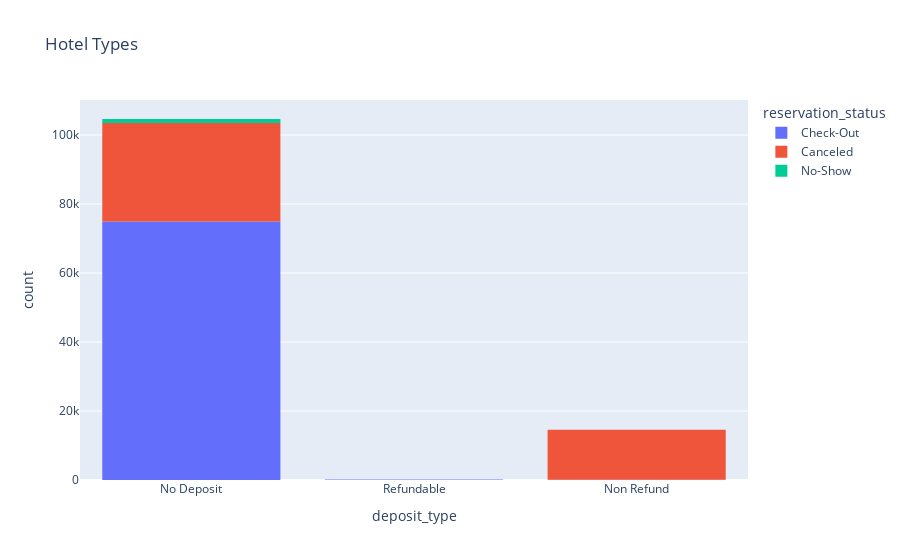

Notebook cell for this chart:
### Code cell
fig1 = px.histogram(df, x="deposit_type", color="reservation_status", title="Deposit Type vs Reservation Status")
fig1.show()
# We can see that most of the bookings are no deposit type and most of the reservation status are check_out.

### Figure 1 — Plotly figure (JSON) as saved in the notebook; plotly's stock layout.template omitted (floating-point values rounded to 4 significant figures; data arrays with more than 128 entries replaced by an {"elided": "..."} marker saying what was removed)
{"data": [{"alignmentgroup": "True", "bingroup": "x", "hovertemplate": "reservation_status=Check-Out<br>deposit_type=%{x}<br>count=%{y}<extra></extra>", "legendgroup": "Check-Out", "marker": {"color": "#636efa", "pattern": {"shape": ""}}, "name": "Check-Out", "offsetgroup": "Check-Out", "orientation": "v", "showlegend": true, "type": "histogram", "x": {"elided": "75166 str values"}, "xaxis": "x", "yaxis": "y"}, {"alignmentgroup": "True", "bingroup": "x", "hovertemplate": "reservation_status=Canceled<br>deposit_type=%{x}<br>count=%{y}<extra></extra>", "legendgroup": "Canceled", "marker": {"color": "#EF553B", "pattern": {"shape": ""}}, "name": "Canceled", "offsetgroup": "Canceled", "orientation": "v", "showlegend": true, "type": "histogram", "x": {"elided": "43017 str values"}, "xaxis": "x", "yaxis": "y"}, {"alignmentgroup": "True", "bingroup": "x", "hovertemplate": "reservation_status=No-Show<br>deposit_type=%{x}<br>count=%{y}<extra></extra>", "legendgroup": "No-Show", "marker": {"color": "#00cc96", "pattern": {"shape": ""}}, "name": "No-Show", "offsetgroup": "No-Show", "orientation": "v", "showlegend": true, "type": "histogram", "x": {"elided": "1207 str values"}, "xaxis": "x", "yaxis": "y"}], "layout": {"barmode": "relative", "legend": {"title": {"text": "reservation_status"}, "tracegroupgap": 0}, "title": {"text": "Hotel Types"}, "xaxis": {"anchor": "y", "domain": [0, 1], "title": {"text": "deposit_type"}}, "yaxis": {"anchor": "x", "domain": [0, 1], "title": {"text": "count"}}}}
